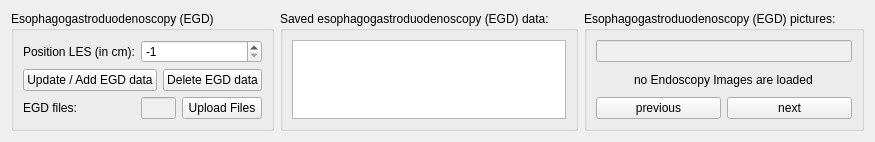
          <widget class="QWidget" name="endoskopy">
           <property name="geometry">
            <rect>
             <x>0</x>
             <y>0</y>
             <width>792</width>
             <height>139</height>
            </rect>
           </property>
           <attribute name="label">
            <string>Esophagogastroduodenoscopy (EGD)</string>
           </attribute>
           <layout class="QGridLayout" name="gridLayout_45">
            <item row="0" column="0">
             <widget class="QGroupBox" name="groupBox_30">
              <property name="title">
               <string>Esophagogastroduodenoscopy (EGD)</string>
              </property>
              <layout class="QGridLayout" name="gridLayout_39">
               <item row="0" column="0">
                <widget class="QLabel" name="label_63">
                 <property name="text">
                  <string>Position LES (in cm):</string>
                 </property>
                </widget>
               </item>
               <item row="3" column="0" colspan="2">
                <layout class="QHBoxLayout" name="horizontalLayout_11">
                 <item>
                  <widget class="QPushButton" name="add_egd_button">
                   <property name="text">
                    <string>Update / Add EGD data</string>
                   </property>
                  </widget>
                 </item>
                 <item>
                  <widget class="QPushButton" name="delete_egd_button">
                   <property name="text">
                    <string>Delete EGD data</string>
                   </property>
                  </widget>
                 </item>
                </layout>
               </item>
               <item row="5" column="1">
                <spacer name="verticalSpacer_2">
                 <property name="orientation">
                  <enum>Qt::Vertical</enum>
                 </property>
                 <property name="sizeHint" stdset="0">
                  <size>
                   <width>20</width>
                   <height>40</height>
                  </size>
                 </property>
                </spacer>
               </item>
               <item row="4" column="0">
                <widget class="QLabel" name="label_57">
                 <property name="text">
                  <string>EGD files:</string>
                 </property>
                </widget>
               </item>
               <item row="4" column="1">
                <layout class="QHBoxLayout" name="horizontalLayout_7">
                 <item>
                  <widget class="QLineEdit" name="endoscopy_textfield">
                   <property name="enabled">
                    <bool>false</bool>
                   </property>
                   <property name="readOnly">
                    <bool>true</bool>
                   </property>
                  </widget>
                 </item>
                 <item>
                  <widget class="QPushButton" name="endoscopy_upload_button">
                   <property name="text">
                    <string>Upload Files</string>
                   </property>
                  </widget>
                 </item>
                </layout>
               </item>
               <item row="0" column="1">
                <widget class="QSpinBox" name="egd_position_les_spin">
                 <property name="minimum">
                  <number>-1</number>
                 </property>
                 <property name="maximum">
                  <number>55</number>
                 </property>
                 <property name="value">
                  <number>-1</number>
                 </property>
                </widget>
               </item>
              </layout>
             </widget>
            </item>
            <item row="0" column="1">
             <widget class="QGroupBox" name="groupBox_31">
              <property name="title">
               <string>Saved esophagogastroduodenoscopy (EGD) data:</string>
              </property>
              <layout class="QGridLayout" name="gridLayout_40">
               <item row="0" column="1">
                <widget class="QTextEdit" name="textEdit_8">
                 <property name="readOnly">
                  <bool>true</bool>
                 </property>
                </widget>
               </item>
              </layout>
             </widget>
            </item>
            <item row="0" column="2">
             <widget class="QGroupBox" name="groupBox_37">
              <property name="title">
               <string>Esophagogastroduodenoscopy (EGD) pictures:</string>
              </property>
              <layout class="QGridLayout" name="gridLayout_68">
               <item row="0" column="0">
                <widget class="QLineEdit" name="lineEdit_5">
                 <property name="enabled">
                  <bool>false</bool>
                 </property>
                </widget>
               </item>
               <item row="1" column="0" alignment="Qt::AlignHCenter">
                <widget class="QLabel" name="endoscopy_imageview">
                 <property name="sizePolicy">
                  <sizepolicy hsizetype="Preferred" vsizetype="Expanding">
                   <horstretch>0</horstretch>
                   <verstretch>0</verstretch>
                  </sizepolicy>
                 </property>
                 <property name="text">
                  <string>no Endoscopy Images are loaded</string>
                 </property>
                </widget>
               </item>
               <item row="3" column="0">
                <layout class="QHBoxLayout" name="horizontalLayout_4">
                 <item>
                  <widget class="QPushButton" name="endoscopy_previous_button">
                   <property name="text">
                    <string>previous</string>
                   </property>
                  </widget>
                 </item>
                 <item>
                  <widget class="QPushButton" name="endoscopy_next_button">
                   <property name="text">
                    <string>next</string>
                   </property>
                  </widget>
                 </item>
                </layout>
               </item>
              </layout>
             </widget>
            </item>
           </layout>
          </widget>
